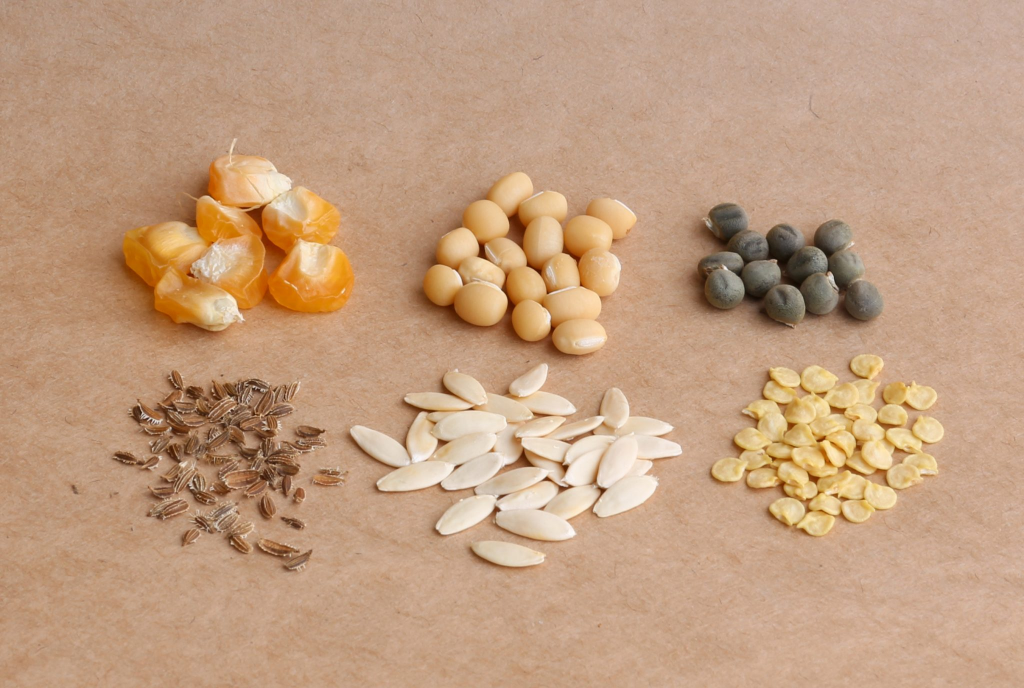
#> input picture seeds.jpg, 2048 x 1376 px, found by its file name (shown at 1/2 size)
$ python task4.py
#> lines starting #> are read from the running program, lines starting #| are printed output that depends on the picture; after the words box and inside, x2 and y2 are one past the last pixel; in counts of white or black regions, pixels touching at a corner belong together
import cv2
import numpy as np


def main():

    # 画像読み込み
    img = cv2.imread("seeds.jpg")
#> img is the input picture: shape (1376, 2048, 3); mean B, G, R 128.2, 157.7, 193.7

    if img is None:
        print("画像読み込み失敗")
        return


    # グレースケール変換
    gray = cv2.cvtColor(img, cv2.COLOR_BGR2GRAY)
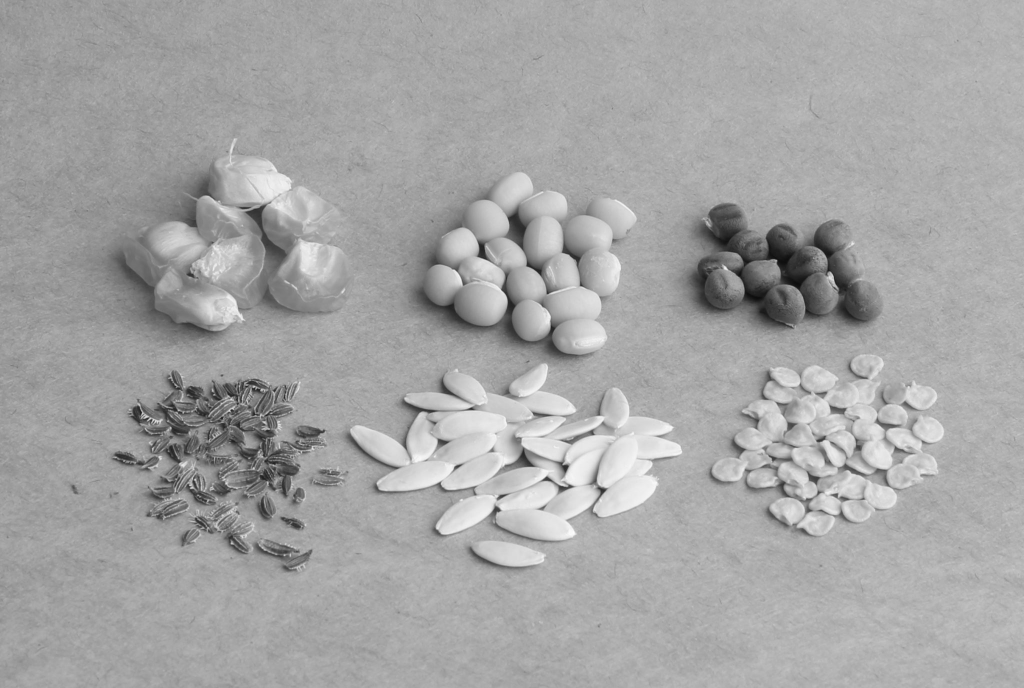
#> gray: shape (1376, 2048) (shown at 1/2 size); min 10, max 252, mean 165.1


    # 二値化
    # 種を白(255)、背景を黒(0)にする
    ret, binary = cv2.threshold(
        gray,
        0,
        255,
        cv2.THRESH_BINARY_INV + cv2.THRESH_OTSU
    )
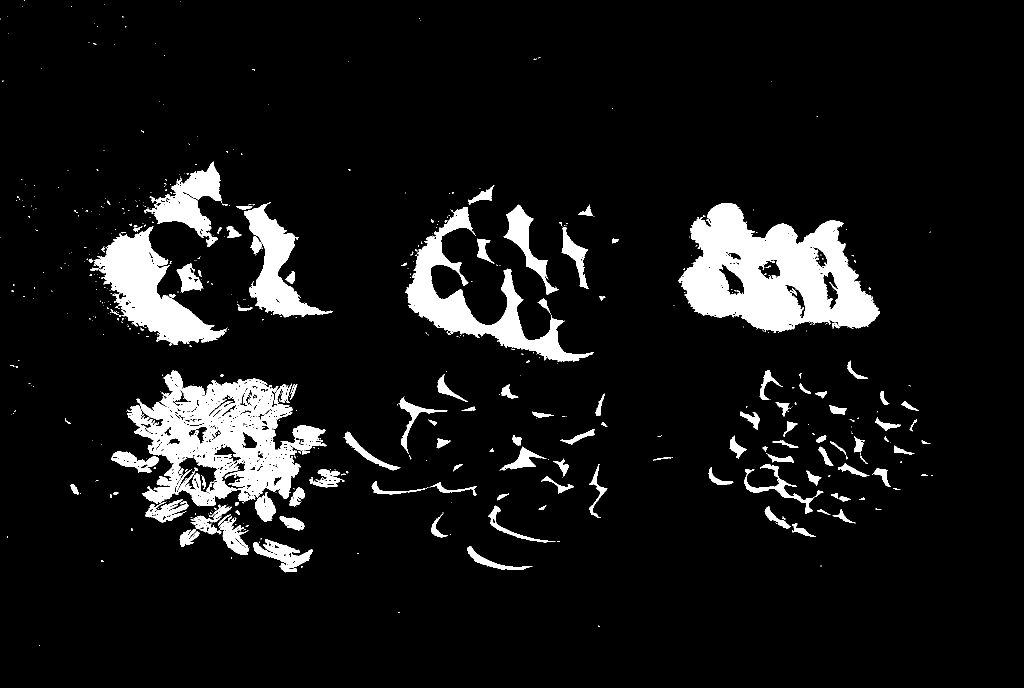
#> binary: shape (1376, 2048) (shown at 1/2 size); 8.5% white; 584 white regions (452 under 20 px), largest, box (x1, y1, x2, y2) and area: (1356, 406, 1760, 666) 60327, (253, 740, 653, 1013) 50930, (810, 414, 1188, 724) 24518
#> ret = 135


    # 膨張・収縮フィルタ
    kernel = np.ones((3, 3), np.uint8)

    # 膨張
    dilate = cv2.dilate(
        binary,
        kernel,
        iterations=1
    )
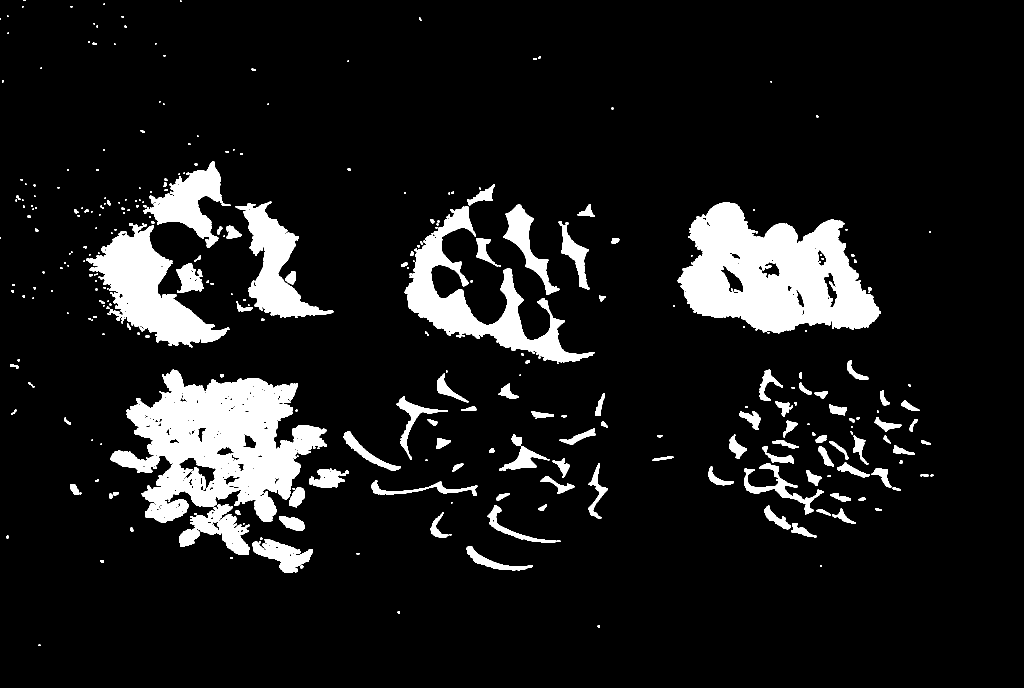
#> dilate: shape (1376, 2048) (shown at 1/2 size); 10.2% white; 336 white regions (159 under 20 px), largest, box (x1, y1, x2, y2) and area: (221, 739, 654, 1046) 69943, (1355, 405, 1761, 667) 64873, (809, 413, 1189, 725) 27912

    # 収縮
    morph = cv2.erode(
        dilate,
        kernel,
        iterations=1
    )
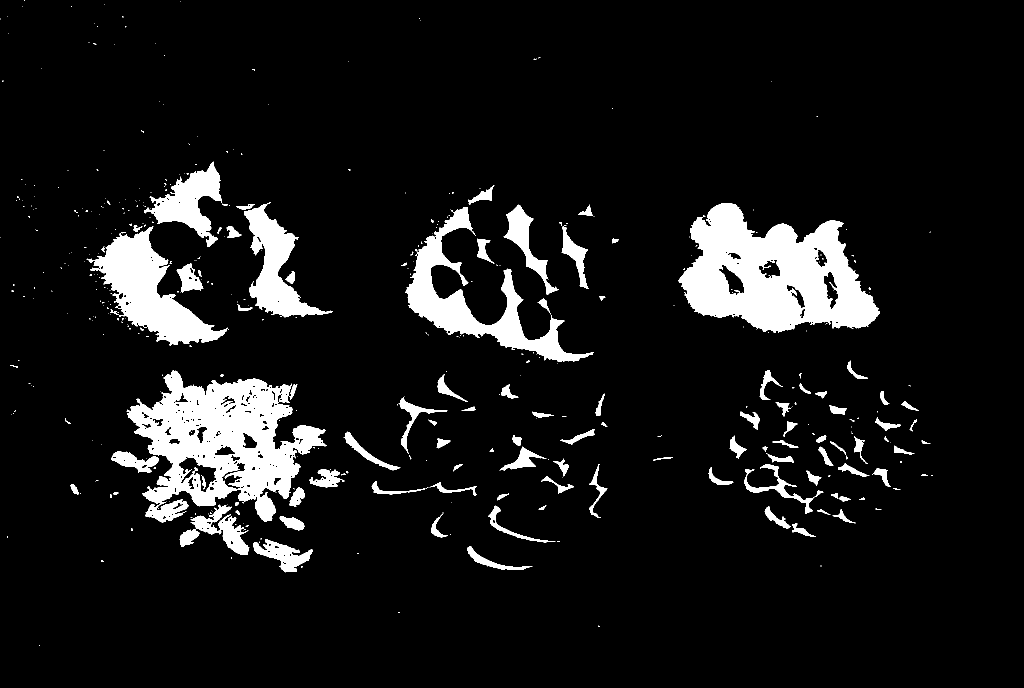
#> morph: shape (1376, 2048) (shown at 1/2 size); 8.8% white; 438 white regions (323 under 20 px)


    # 輪郭検出
    contours, hierarchy = cv2.findContours(
        morph,
        cv2.RETR_EXTERNAL,
        cv2.CHAIN_APPROX_SIMPLE
    )
#> contours = 427 contours, 329 with area under 20; largest, box (x1, y1, x2, y2) and area: (253, 740, 653, 1045) 66976, (1356, 406, 1760, 666) 65529, (173, 452, 458, 691) 24228, (810, 414, 1188, 724) 23928, (488, 404, 666, 635) 13796


    # 種の数
    count = 0


    # 輪郭ごとに確認
    for cnt in contours:

        # 面積計算
        area = cv2.contourArea(cnt)

        # 小さいノイズを除外
        if area > 100:

            count += 1

            # 種の位置に四角を描画
            x, y, w, h = cv2.boundingRect(cnt)

            cv2.rectangle(
                img,
                (x, y),
                (x + w, y + h),
                (0, 255, 0),
                2
            )
#> this loop made 427 passes
#> (area, x, y, w, h) on passes 9, 12, 17, 21, 24, 25, 34, 37, 38, 41, 47, 57: (1089.5, 934, 1093, 131, 47), (3267.5, 506, 1079, 119, 66), (789, 359, 1058, 40, 35), (324.5, 1584, 1047, 48, 27), (757.5, 559, 1033, 50, 28), (354.5, 862, 1028, 34, 47), (223.5, 1665, 1018, 46, 29), (608, 1529, 1012, 52, 46), (962, 976, 1011, 135, 74), (3895.5, 381, 1009, 118, 100), (112, 1677, 993, 24, 10), (642.5, 579, 975, 30, 39)
#> area on passes 31, 33, 39, 44, 46, 49: 29.5, 56, 44.5, 32.5, 21.5, 65
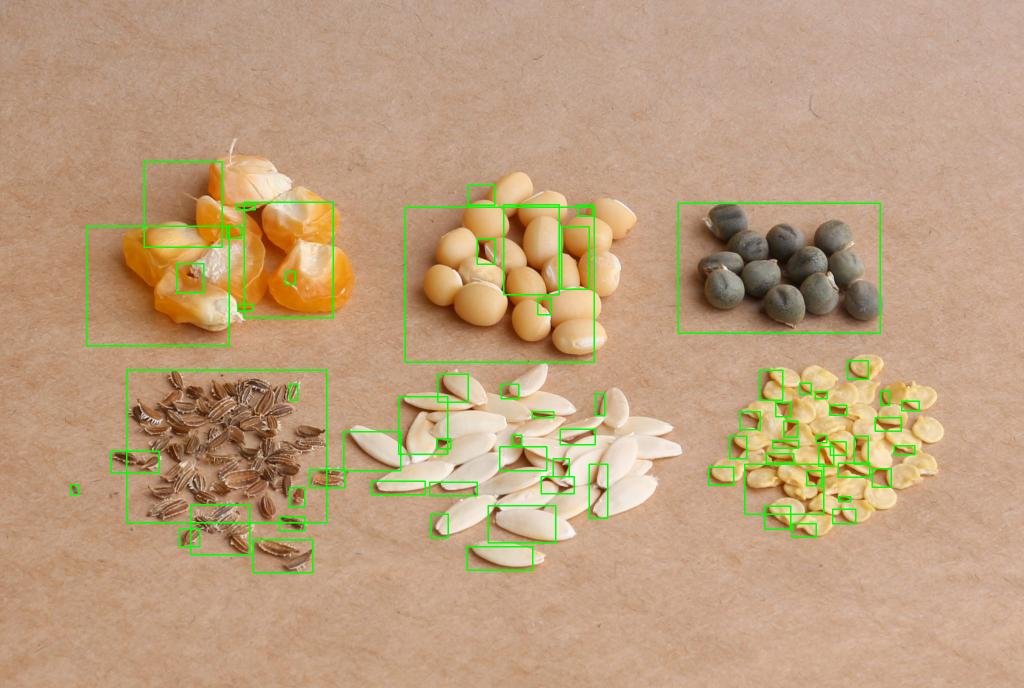
#> img: shape (1376, 2048, 3) (shown at 1/2 size); 1.99% of pixels changed, all inside (x1, y1, x2, y2) = (140, 322, 1840, 1147)
#> after the loop, count = 72


    print("種の数:", count)
#| 種の数: 72


    # -------------------------
    # 表示サイズ縮小
    # -------------------------

    scale = 0.5

    binary_show = cv2.resize(
        binary,
        None,
        fx=scale,
        fy=scale
    )

    morph_show = cv2.resize(
        morph,
        None,
        fx=scale,
        fy=scale
    )

    result_show = cv2.resize(
        img,
        None,
        fx=scale,
        fy=scale
    )
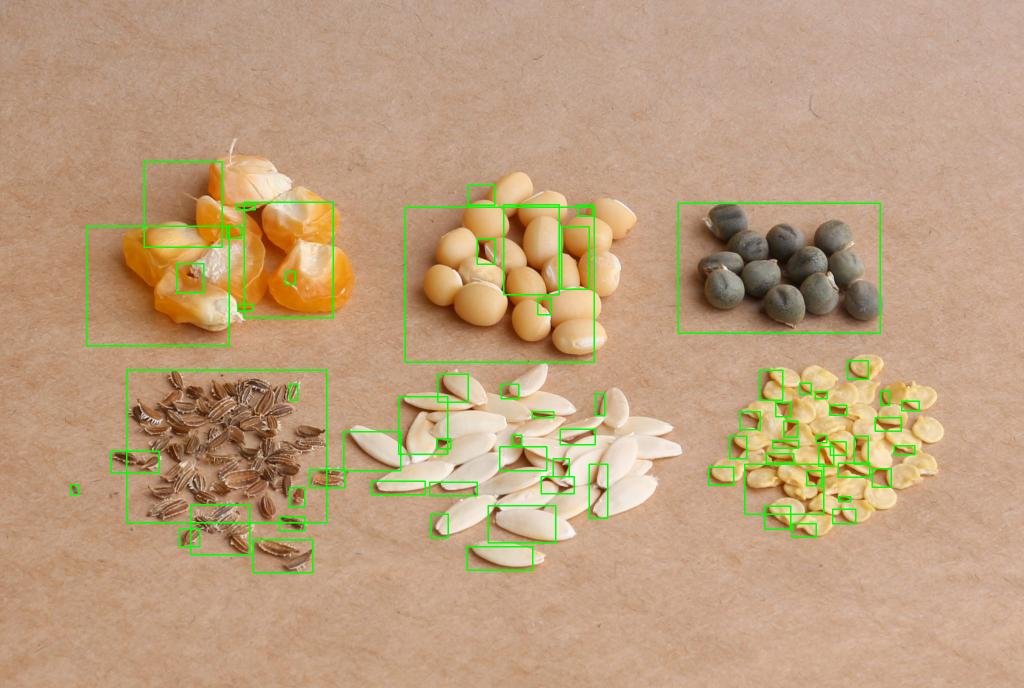
#> result_show: shape (688, 1024, 3); mean B, G, R 125.9, 159.6, 189.8


    # 表示
    cv2.imshow("Binary", binary_show)
    cv2.imshow("Morphology", morph_show)
    cv2.imshow("Result", result_show)


    cv2.waitKey(0)
    cv2.destroyAllWindows()


if __name__ == "__main__":
    main()

$ run again, with ball.jpg copied over seeds.jpg
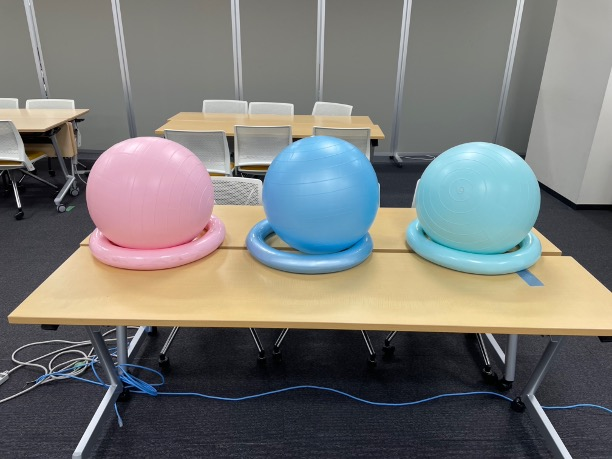
#> input picture ball.jpg, 612 x 459 px, found by its file name
#> in main, img is the input picture: shape (459, 612, 3); mean B, G, R 116.6, 119.4, 119.3
#> in main, `ret, binary = cv2.threshold( gray, 0, 255, cv2.THRESH_BINARY_INV + cv2..`:
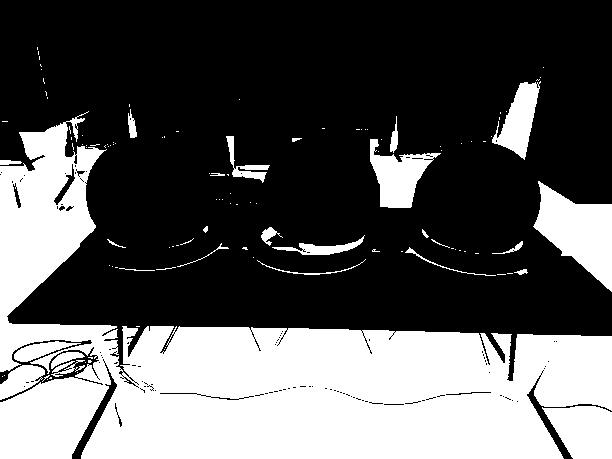
#> binary: shape (459, 612); 35.2% white; 116 white regions (88 under 20 px), largest, box (x1, y1, x2, y2) and area: (0, 111, 612, 459) 82438, (533, 181, 612, 292) 4658, (542, 406, 612, 459) 2809
#> ret = 102
#> dilate: shape (459, 612); 38.2% white; 49 white regions (23 under 20 px), largest, box (x1, y1, x2, y2) and area: (0, 110, 612, 459) 92092, (532, 180, 612, 293) 4960, (369, 115, 443, 209) 3024
#> morph: shape (459, 612); 36% white; 75 white regions (54 under 20 px)
#> contours = 75 contours, 61 with area under 20; largest, box (x1, y1, x2, y2) and area: (0, 111, 612, 459) 88692, (533, 181, 612, 292) 4513, (370, 116, 441, 208) 2424, (491, 79, 541, 160) 1794, (272, 235, 365, 255) 512
#> the loop in main, `for cnt in contours:` made 75 passes
#> (area, x, y, w, h) on passes 30, 32, 40, 51, 60, 62, 63, 68: (512.5, 272, 235, 93, 20), (148.5, 261, 227, 22, 19), (4513, 533, 181, 79, 111), (511.5, 226, 136, 44, 47), (2424, 370, 116, 71, 92), (88692, 0, 111, 612, 348), (126.5, 128, 109, 9, 29), (1794, 491, 79, 50, 81)
#> after the loop in main, `for cnt in contours:`: count = 8
#| 種の数: 8
#> in main, `result_show = cv2.resize( img, None, fx=scale, fy=scale )`:
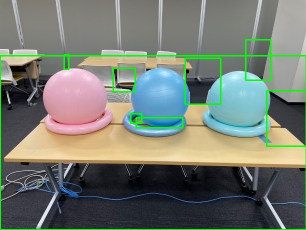
#> result_show: shape (230, 306, 3); mean B, G, R 112.6, 123, 115.8
